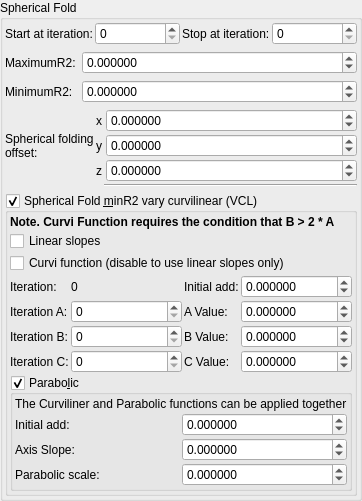
    <widget class="QGroupBox" name="groupBox_2">
     <property name="title">
      <string>Spherical Fold</string>
     </property>
     <layout class="QVBoxLayout" name="verticalLayout_5">
      <property name="leftMargin">
       <number>2</number>
      </property>
      <property name="topMargin">
       <number>2</number>
      </property>
      <property name="rightMargin">
       <number>2</number>
      </property>
      <property name="bottomMargin">
       <number>2</number>
      </property>
      <item>
       <layout class="QGridLayout" name="gridLayout_78">
        <property name="spacing">
         <number>2</number>
        </property>
        <item row="3" column="0">
         <widget class="QLabel" name="label_70">
          <property name="text">
           <string>Start at iteration:</string>
          </property>
         </widget>
        </item>
        <item row="3" column="1">
         <widget class="MySpinBox" name="spinboxInt_transf_start_iterations_S">
          <property name="sizePolicy">
           <sizepolicy hsizetype="Minimum" vsizetype="Maximum">
            <horstretch>0</horstretch>
            <verstretch>0</verstretch>
           </sizepolicy>
          </property>
          <property name="minimum">
           <number>0</number>
          </property>
          <property name="maximum">
           <number>999</number>
          </property>
          <property name="value">
           <number>0</number>
          </property>
         </widget>
        </item>
        <item row="3" column="3">
         <widget class="MySpinBox" name="spinboxInt_transf_stop_iterations_S">
          <property name="sizePolicy">
           <sizepolicy hsizetype="Preferred" vsizetype="Maximum">
            <horstretch>0</horstretch>
            <verstretch>0</verstretch>
           </sizepolicy>
          </property>
          <property name="maximum">
           <number>999</number>
          </property>
         </widget>
        </item>
        <item row="3" column="2">
         <widget class="QLabel" name="label_50">
          <property name="text">
           <string>Stop at iteration:</string>
          </property>
         </widget>
        </item>
       </layout>
      </item>
      <item>
       <layout class="QGridLayout" name="gridLayout_7" columnstretch="0,1">
        <item row="1" column="1">
         <widget class="MyDoubleSpinBox" name="spinbox_transf_maxR2_1">
          <property name="sizePolicy">
           <sizepolicy hsizetype="Minimum" vsizetype="Maximum">
            <horstretch>0</horstretch>
            <verstretch>0</verstretch>
           </sizepolicy>
          </property>
          <property name="prefix">
           <string/>
          </property>
          <property name="suffix">
           <string/>
          </property>
          <property name="decimals">
           <number>6</number>
          </property>
          <property name="minimum">
           <double>-99.989999999999995</double>
          </property>
          <property name="maximum">
           <double>99.989999999999995</double>
          </property>
          <property name="singleStep">
           <double>0.100000000000000</double>
          </property>
         </widget>
        </item>
        <item row="2" column="0">
         <widget class="QLabel" name="label_31">
          <property name="text">
           <string>MinimumR2:</string>
          </property>
         </widget>
        </item>
        <item row="2" column="1">
         <widget class="MyDoubleSpinBox" name="spinbox_transf_minR2_p25">
          <property name="sizePolicy">
           <sizepolicy hsizetype="Minimum" vsizetype="Maximum">
            <horstretch>0</horstretch>
            <verstretch>0</verstretch>
           </sizepolicy>
          </property>
          <property name="prefix">
           <string/>
          </property>
          <property name="suffix">
           <string/>
          </property>
          <property name="decimals">
           <number>6</number>
          </property>
          <property name="minimum">
           <double>-99.989999999999995</double>
          </property>
          <property name="maximum">
           <double>99.989999999999995</double>
          </property>
          <property name="singleStep">
           <double>0.100000000000000</double>
          </property>
         </widget>
        </item>
        <item row="1" column="0">
         <widget class="QLabel" name="label_22">
          <property name="text">
           <string>MaximumR2:</string>
          </property>
         </widget>
        </item>
       </layout>
      </item>
      <item>
       <layout class="QGridLayout" name="gridLayout_19" columnstretch="0,0,0,1">
        <property name="spacing">
         <number>2</number>
        </property>
        <item row="3" column="1">
         <widget class="QLabel" name="label_128">
          <property name="sizePolicy">
           <sizepolicy hsizetype="Preferred" vsizetype="Preferred">
            <horstretch>0</horstretch>
            <verstretch>0</verstretch>
           </sizepolicy>
          </property>
          <property name="text">
           <string notr="true">x</string>
          </property>
          <property name="alignment">
           <set>Qt::AlignRight|Qt::AlignTrailing|Qt::AlignVCenter</set>
          </property>
         </widget>
        </item>
        <item row="5" column="1">
         <widget class="QLabel" name="label_126">
          <property name="sizePolicy">
           <sizepolicy hsizetype="Preferred" vsizetype="Preferred">
            <horstretch>0</horstretch>
            <verstretch>0</verstretch>
           </sizepolicy>
          </property>
          <property name="text">
           <string notr="true">z</string>
          </property>
          <property name="alignment">
           <set>Qt::AlignRight|Qt::AlignTrailing|Qt::AlignVCenter</set>
          </property>
         </widget>
        </item>
        <item row="3" column="0" rowspan="3">
         <widget class="QLabel" name="label_18">
          <property name="text">
           <string>Spherical folding
offset:</string>
          </property>
         </widget>
        </item>
        <item row="4" column="1">
         <widget class="QLabel" name="label_127">
          <property name="sizePolicy">
           <sizepolicy hsizetype="Preferred" vsizetype="Preferred">
            <horstretch>0</horstretch>
            <verstretch>0</verstretch>
           </sizepolicy>
          </property>
          <property name="text">
           <string notr="true">y</string>
          </property>
          <property name="alignment">
           <set>Qt::AlignRight|Qt::AlignTrailing|Qt::AlignVCenter</set>
          </property>
         </widget>
        </item>
        <item row="4" column="3">
         <widget class="MyDoubleSpinBox" name="spinbox3_mandelbox_offset_y">
          <property name="sizePolicy">
           <sizepolicy hsizetype="Minimum" vsizetype="Maximum">
            <horstretch>0</horstretch>
            <verstretch>0</verstretch>
           </sizepolicy>
          </property>
          <property name="prefix">
           <string/>
          </property>
          <property name="suffix">
           <string/>
          </property>
          <property name="decimals">
           <number>6</number>
          </property>
          <property name="minimum">
           <double>-100.000000000000000</double>
          </property>
          <property name="maximum">
           <double>100.000000000000000</double>
          </property>
          <property name="singleStep">
           <double>0.100000000000000</double>
          </property>
         </widget>
        </item>
        <item row="3" column="3">
         <widget class="MyDoubleSpinBox" name="spinbox3_mandelbox_offset_x">
          <property name="sizePolicy">
           <sizepolicy hsizetype="Minimum" vsizetype="Maximum">
            <horstretch>0</horstretch>
            <verstretch>0</verstretch>
           </sizepolicy>
          </property>
          <property name="prefix">
           <string/>
          </property>
          <property name="suffix">
           <string/>
          </property>
          <property name="decimals">
           <number>6</number>
          </property>
          <property name="minimum">
           <double>-100.000000000000000</double>
          </property>
          <property name="maximum">
           <double>100.000000000000000</double>
          </property>
          <property name="singleStep">
           <double>0.100000000000000</double>
          </property>
         </widget>
        </item>
        <item row="5" column="3">
         <widget class="MyDoubleSpinBox" name="spinbox3_mandelbox_offset_z">
          <property name="sizePolicy">
           <sizepolicy hsizetype="Minimum" vsizetype="Maximum">
            <horstretch>0</horstretch>
            <verstretch>0</verstretch>
           </sizepolicy>
          </property>
          <property name="prefix">
           <string/>
          </property>
          <property name="suffix">
           <string/>
          </property>
          <property name="decimals">
           <number>6</number>
          </property>
          <property name="minimum">
           <double>-100.000000000000000</double>
          </property>
          <property name="maximum">
           <double>100.000000000000000</double>
          </property>
          <property name="singleStep">
           <double>0.100000000000000</double>
          </property>
         </widget>
        </item>
        <item row="6" column="2" colspan="2">
         <widget class="Line" name="line_22">
          <property name="orientation">
           <enum>Qt::Horizontal</enum>
          </property>
         </widget>
        </item>
       </layout>
      </item>
      <item>
       <widget class="MyGroupBox" name="groupCheck_transf_function_enabledy_false">
        <property name="title">
         <string>Spherical Fold &amp;minR2 vary curvilinear (VCL)</string>
        </property>
        <property name="checkable">
         <bool>true</bool>
        </property>
        <layout class="QVBoxLayout" name="verticalLayout_22" stretch="0,0">
         <property name="spacing">
          <number>2</number>
         </property>
         <property name="leftMargin">
          <number>2</number>
         </property>
         <property name="topMargin">
          <number>2</number>
         </property>
         <property name="rightMargin">
          <number>2</number>
         </property>
         <property name="bottomMargin">
          <number>2</number>
         </property>
         <item>
          <layout class="QGridLayout" name="gridLayout_38" columnstretch="0,1,0,1">
           <property name="spacing">
            <number>2</number>
           </property>
           <item row="0" column="0" colspan="4">
            <widget class="QLabel" name="label_103">
             <property name="font">
              <font>
               <weight>75</weight>
               <bold>true</bold>
              </font>
             </property>
             <property name="text">
              <string>Note. Curvi Function requires the condition that B &gt; 2 * A</string>
             </property>
            </widget>
           </item>
           <item row="4" column="1">
            <widget class="MySpinBox" name="spinboxInt_Cpara_iterA">
             <property name="sizePolicy">
              <sizepolicy hsizetype="Minimum" vsizetype="Maximum">
               <horstretch>0</horstretch>
               <verstretch>0</verstretch>
              </sizepolicy>
             </property>
             <property name="maximum">
              <number>999</number>
             </property>
            </widget>
           </item>
           <item row="5" column="0">
            <widget class="QLabel" name="label_176">
             <property name="text">
              <string>Iteration B:</string>
             </property>
            </widget>
           </item>
           <item row="4" column="2">
            <widget class="QLabel" name="label_104">
             <property name="text">
              <string>A Value:</string>
             </property>
            </widget>
           </item>
           <item row="5" column="1">
            <widget class="MySpinBox" name="spinboxInt_Cpara_iterB">
             <property name="sizePolicy">
              <sizepolicy hsizetype="Minimum" vsizetype="Maximum">
               <horstretch>0</horstretch>
               <verstretch>0</verstretch>
              </sizepolicy>
             </property>
             <property name="maximum">
              <number>999</number>
             </property>
            </widget>
           </item>
           <item row="3" column="3">
            <widget class="MyDoubleSpinBox" name="spinbox_Cpara_para00">
             <property name="sizePolicy">
              <sizepolicy hsizetype="Minimum" vsizetype="Maximum">
               <horstretch>0</horstretch>
               <verstretch>0</verstretch>
              </sizepolicy>
             </property>
             <property name="prefix">
              <string/>
             </property>
             <property name="suffix">
              <string/>
             </property>
             <property name="decimals">
              <number>6</number>
             </property>
             <property name="minimum">
              <double>-99.000000000000000</double>
             </property>
             <property name="maximum">
              <double>99.000000000000000</double>
             </property>
             <property name="singleStep">
              <double>0.100000000000000</double>
             </property>
            </widget>
           </item>
           <item row="5" column="2">
            <widget class="QLabel" name="label_105">
             <property name="text">
              <string>B Value:</string>
             </property>
            </widget>
           </item>
           <item row="6" column="1">
            <widget class="MySpinBox" name="spinboxInt_Cpara_iterC">
             <property name="sizePolicy">
              <sizepolicy hsizetype="Minimum" vsizetype="Maximum">
               <horstretch>0</horstretch>
               <verstretch>0</verstretch>
              </sizepolicy>
             </property>
             <property name="maximum">
              <number>999</number>
             </property>
            </widget>
           </item>
           <item row="4" column="3">
            <widget class="MyDoubleSpinBox" name="spinbox_Cpara_paraA">
             <property name="sizePolicy">
              <sizepolicy hsizetype="Minimum" vsizetype="Maximum">
               <horstretch>0</horstretch>
               <verstretch>0</verstretch>
              </sizepolicy>
             </property>
             <property name="prefix">
              <string/>
             </property>
             <property name="suffix">
              <string/>
             </property>
             <property name="decimals">
              <number>6</number>
             </property>
             <property name="minimum">
              <double>-99.000000000000000</double>
             </property>
             <property name="maximum">
              <double>99.000000000000000</double>
             </property>
             <property name="singleStep">
              <double>0.100000000000000</double>
             </property>
            </widget>
           </item>
           <item row="6" column="2">
            <widget class="QLabel" name="label_106">
             <property name="text">
              <string>C Value:</string>
             </property>
            </widget>
           </item>
           <item row="3" column="1">
            <widget class="QLabel" name="label_178">
             <property name="text">
              <string notr="true">0</string>
             </property>
            </widget>
           </item>
           <item row="5" column="3">
            <widget class="MyDoubleSpinBox" name="spinbox_Cpara_paraB">
             <property name="sizePolicy">
              <sizepolicy hsizetype="Minimum" vsizetype="Maximum">
               <horstretch>0</horstretch>
               <verstretch>0</verstretch>
              </sizepolicy>
             </property>
             <property name="prefix">
              <string/>
             </property>
             <property name="suffix">
              <string/>
             </property>
             <property name="decimals">
              <number>6</number>
             </property>
             <property name="minimum">
              <double>-99.000000000000000</double>
             </property>
             <property name="maximum">
              <double>99.000000000000000</double>
             </property>
             <property name="singleStep">
              <double>0.100000000000000</double>
             </property>
            </widget>
           </item>
           <item row="4" column="0">
            <widget class="QLabel" name="label_179">
             <property name="text">
              <string>Iteration A:</string>
             </property>
            </widget>
           </item>
           <item row="6" column="0">
            <widget class="QLabel" name="label_180">
             <property name="text">
              <string>Iteration C:</string>
             </property>
            </widget>
           </item>
           <item row="6" column="3">
            <widget class="MyDoubleSpinBox" name="spinbox_Cpara_paraC">
             <property name="sizePolicy">
              <sizepolicy hsizetype="Minimum" vsizetype="Maximum">
               <horstretch>0</horstretch>
               <verstretch>0</verstretch>
              </sizepolicy>
             </property>
             <property name="prefix">
              <string/>
             </property>
             <property name="suffix">
              <string/>
             </property>
             <property name="decimals">
              <number>6</number>
             </property>
             <property name="minimum">
              <double>-99.000000000000000</double>
             </property>
             <property name="maximum">
              <double>99.000000000000000</double>
             </property>
             <property name="singleStep">
              <double>0.100000000000000</double>
             </property>
            </widget>
           </item>
           <item row="3" column="2">
            <widget class="QLabel" name="label_107">
             <property name="text">
              <string>Initial add:</string>
             </property>
            </widget>
           </item>
           <item row="3" column="0">
            <widget class="QLabel" name="label_181">
             <property name="text">
              <string>Iteration:</string>
             </property>
            </widget>
           </item>
           <item row="2" column="0" colspan="4">
            <widget class="QCheckBox" name="checkBox_Cpara_enabledCurves">
             <property name="text">
              <string>Curvi function (disable to use linear slopes only)</string>
             </property>
            </widget>
           </item>
           <item row="1" column="0" colspan="4">
            <widget class="QCheckBox" name="checkBox_Cpara_enabledLinear">
             <property name="text">
              <string>Linear slopes</string>
             </property>
            </widget>
           </item>
          </layout>
         </item>
         <item>
          <widget class="MyGroupBox" name="groupCheck_Cpara_enabledParab_false">
           <property name="title">
            <string>Parabo&amp;lic</string>
           </property>
           <property name="checkable">
            <bool>true</bool>
           </property>
           <layout class="QVBoxLayout" name="verticalLayout_6">
            <property name="leftMargin">
             <number>2</number>
            </property>
            <property name="topMargin">
             <number>2</number>
            </property>
            <property name="rightMargin">
             <number>2</number>
            </property>
            <property name="bottomMargin">
             <number>2</number>
            </property>
            <item>
             <layout class="QGridLayout" name="gridLayout_39" columnstretch="0,0">
              <property name="spacing">
               <number>2</number>
              </property>
              <item row="2" column="0">
               <widget class="QLabel" name="label_148">
                <property name="text">
                 <string>Axis Slope:</string>
                </property>
               </widget>
              </item>
              <item row="3" column="0">
               <widget class="QLabel" name="label_145">
                <property name="text">
                 <string>Parabolic scale:</string>
                </property>
               </widget>
              </item>
              <item row="3" column="1">
               <widget class="MyDoubleSpinBox" name="spinbox_Cpara_parab_scale">
                <property name="sizePolicy">
                 <sizepolicy hsizetype="Minimum" vsizetype="Maximum">
                  <horstretch>0</horstretch>
                  <verstretch>0</verstretch>
                 </sizepolicy>
                </property>
                <property name="prefix">
                 <string/>
                </property>
                <property name="suffix">
                 <string/>
                </property>
                <property name="decimals">
                 <number>6</number>
                </property>
                <property name="minimum">
                 <double>-9999.000000000000000</double>
                </property>
                <property name="maximum">
                 <double>9999.000000000000000</double>
                </property>
                <property name="singleStep">
                 <double>0.100000000000000</double>
                </property>
               </widget>
              </item>
              <item row="1" column="1">
               <widget class="MyDoubleSpinBox" name="spinbox_Cpara_parab_offset0">
                <property name="sizePolicy">
                 <sizepolicy hsizetype="Minimum" vsizetype="Maximum">
                  <horstretch>0</horstretch>
                  <verstretch>0</verstretch>
                 </sizepolicy>
                </property>
                <property name="prefix">
                 <string/>
                </property>
                <property name="suffix">
                 <string/>
                </property>
                <property name="decimals">
                 <number>6</number>
                </property>
                <property name="minimum">
                 <double>-99.000000000000000</double>
                </property>
                <property name="maximum">
                 <double>99.000000000000000</double>
                </property>
                <property name="singleStep">
                 <double>0.100000000000000</double>
                </property>
               </widget>
              </item>
              <item row="0" column="0" colspan="2">
               <widget class="QLabel" name="label_147">
                <property name="text">
                 <string>The Curviliner and Parabolic functions can be applied together</string>
                </property>
               </widget>
              </item>
              <item row="2" column="1">
               <widget class="MyDoubleSpinBox" name="spinbox_Cpara_parab_slope">
                <property name="sizePolicy">
                 <sizepolicy hsizetype="Minimum" vsizetype="Maximum">
                  <horstretch>0</horstretch>
                  <verstretch>0</verstretch>
                 </sizepolicy>
                </property>
                <property name="prefix">
                 <string/>
                </property>
                <property name="suffix">
                 <string/>
                </property>
                <property name="decimals">
                 <number>6</number>
                </property>
                <property name="minimum">
                 <double>-99.000000000000000</double>
                </property>
                <property name="maximum">
                 <double>99.000000000000000</double>
                </property>
                <property name="singleStep">
                 <double>0.100000000000000</double>
                </property>
               </widget>
              </item>
              <item row="1" column="0">
               <widget class="QLabel" name="label_109">
                <property name="text">
                 <string>Initial add:</string>
                </property>
               </widget>
              </item>
             </layout>
            </item>
           </layout>
          </widget>
         </item>
        </layout>
       </widget>
      </item>
     </layout>
    </widget>
